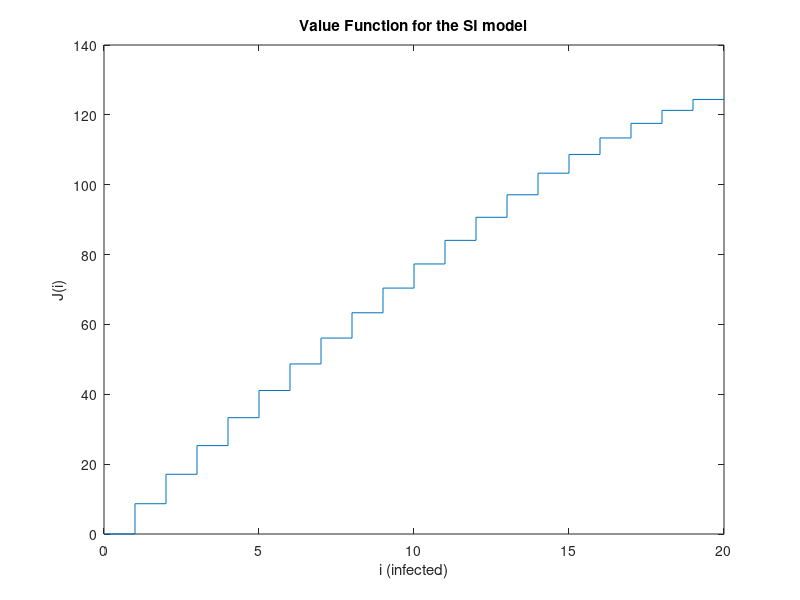
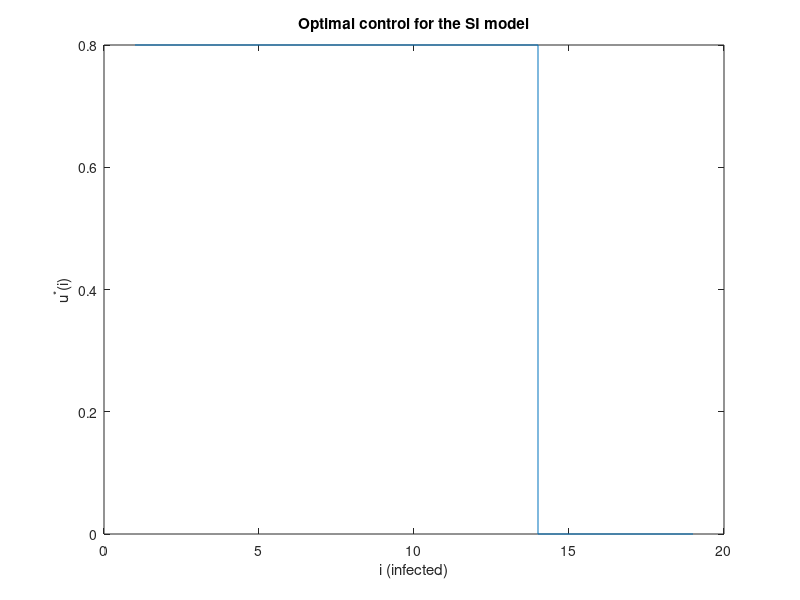

Recreate these plots in MATLAB, in order.
clear all
clc
%%%%%%%%%%%%%%%%%%%%%%%%%%%%%%%%%%%%%%%%%%%%%%%%%%%%%%%%%%%%%%%%%%%%%%%%%%%
% The code in this file computes the optimal policies using value iteration 
% for the Susceptible-Infected model via the value iteration algoritihm for 
% the considered costs
%%%%%%%%%%%%%%%%%%%%%%%%%%%%%%%%%%%%%%%%%%%%%%%%%%%%%%%%%%%%%%%%%%%%%%%%%%%
N_i = 20; % Number of possible infective
N = N_i+1; % number of nodes in markov chain
epsilon = 1e-6; % Threshold for convergence of the Value iteration algorithm

nu = 100; % uniformisation factor denoted as nu in the paper
% The uniformisation factor is here selected empirically to be greater than
% the sum of the rates exiting a node. The article quantifies this
% precisely but we use empirical values in the code that have to be adapted
% accordinlgy based upon N

% System constants
gamma = .32; % Recovey rate constant
beta = 1.9*gamma; % Infection rate constant
u = linspace(0,0.8,2); % set of available control action

% Definition of cost parameters as in the paper.
% The costs function we consider is c1+c2iz(u)+c3i+c4Nu
% The computation consider z(u) = u and simple adaptations are
% required to consider other z(u)
c1 = 0;
c2 = 1;
c3 = 1;
c4 = 0;
% In this computation we consider h(u) = 1-u but with minor edits other
% functions can be considered


% Initalisation of the data structures for the value iteration algorithm
J = zeros(N,1);  % array holding the value function                 
minpos(1) = length(u); 
% arbitrary value as with no infected there is not mitigation measure to be taken

tic
while true

    delta = 0;

    for i = 1:N_i
        idx = i+1;                   

        Vold = J(idx);
        switch i
            case N_i
                   [minval(idx), minpos(idx)] = min(c1);
                   J(idx) = 1/nu*(gamma*i.*J(idx-1) + (nu-gamma*i).*J(idx) );              
            otherwise
                   [minval(idx), minpos(idx)] = min( (c1 + c2.*i.*u + c3*i + c4*N*u) + beta./N_i.*(1-u).*i.*(N_i-i).*( J(idx+1)-J(idx) ) );
                   J(idx) = 1/nu*(gamma*i.*J(idx-1) + (nu-gamma*i).*J(idx)+ minval(idx)  );
        end 

        delta = max(delta,abs(Vold-J(idx)));      
    end

    if delta < epsilon
        break;
    end

    
end

etime = toc;
disp(['The computation took '  num2str(etime)  ' seconds'])
figure();
stairs(0:N_i, J)
xlabel('i (infected)')
ylabel('J(i)')
title('Value Function for the SI model')

figure();
stairs(1:N_i-1, u(minpos(2:end-1)))
xlabel('i (infected)')
ylabel('u^*(i)')
title('Optimal control for the SI model')
